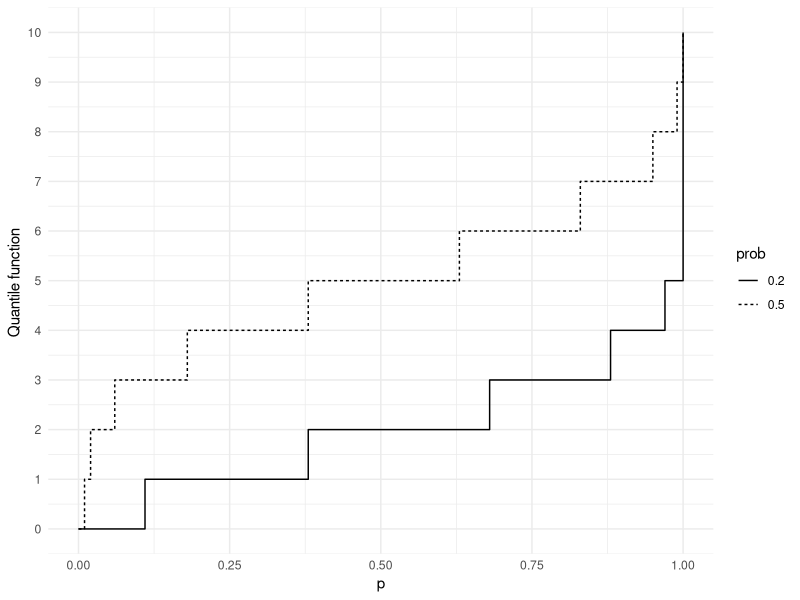
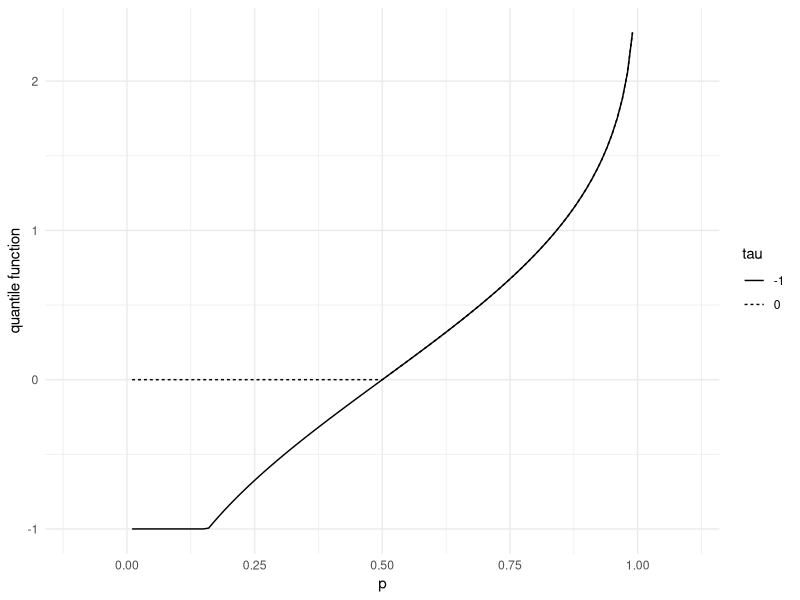
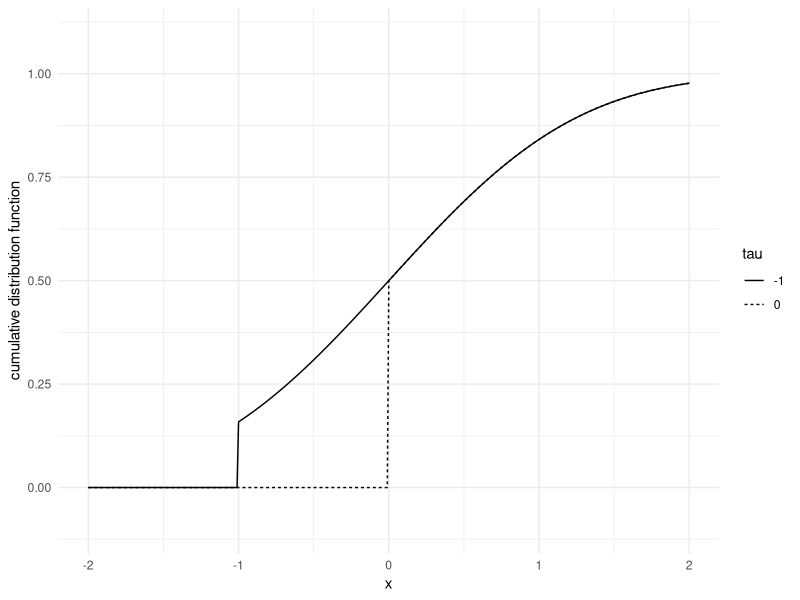
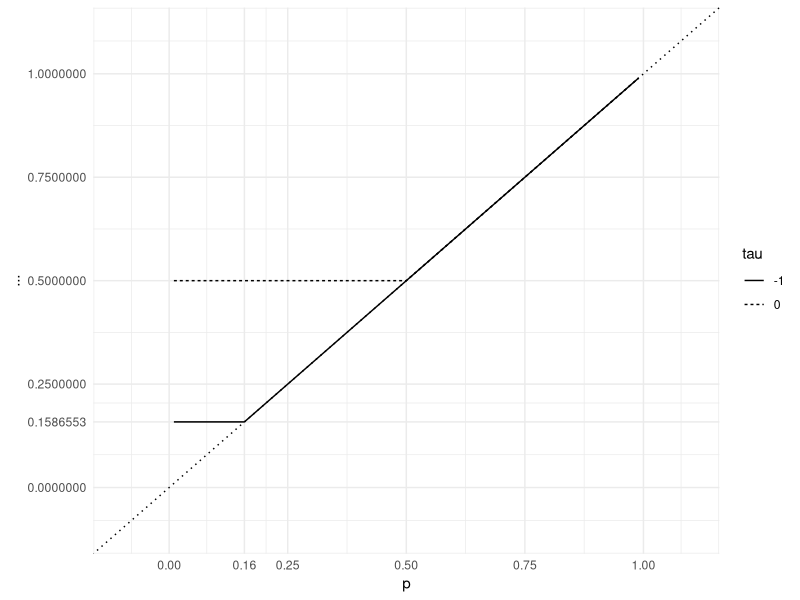
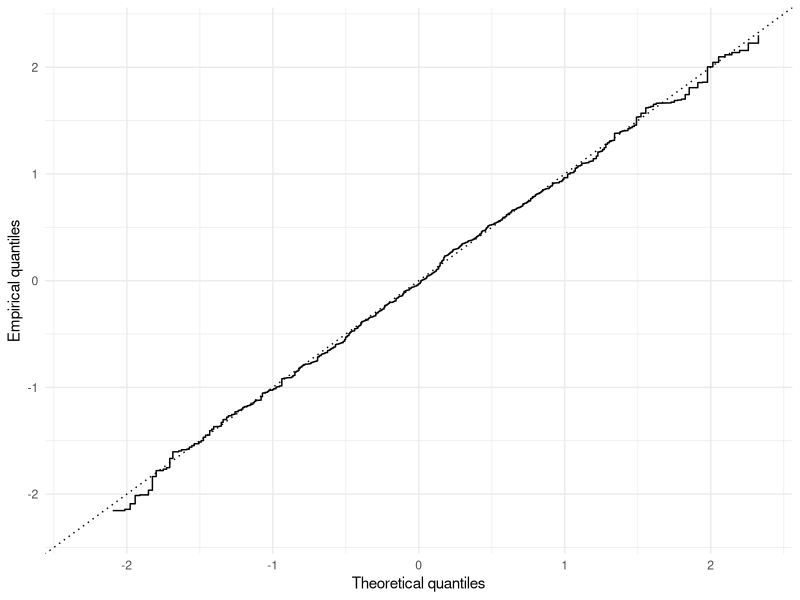

These figures' R source, in order:
## ---- chunk 1
#| echo: false
#| message: false
#| warning: false
#| label: fig-quantiles
#|
#| fig-cap: |
#|    Quantile functions of binomial distributions.
#|
n <- 10
p <- seq(0, 1, by=.01)
probs <-  c(.2,  .5)

df <- as.data.frame(c(list("p"=p),
                      probs |> purrr::map(.f = function(prob) qbinom(p, n, prob))))

names(df) <- c("p", format(probs, digits=2))

df <- tidyr::gather(df, key="prob", value="quantile", -p)

p <- ggplot2::ggplot(data = df) +
     ggplot2::geom_step(mapping=ggplot2::aes(x=p, y=quantile, linetype=prob), color=1, direction = "hv", lineend="butt") +
     ggplot2::xlab("p") +
     ggplot2::ylab("Quantile function ") +
     ggplot2::xlim(xlim = c(-.1, 1.1))  +
     ggplot2::scale_y_continuous(breaks=seq(0,10)) +
     ggplot2::scale_x_continuous(breaks=seq(0, 1, by=.25)) +
     ggplot2::theme_minimal()
p

rm(df, probs, p)
# %%
## ---- chunk 2
#| echo: false
#| message: false
#| warning: false
#| label: fig-quantiles2
#| fig-cap: |
#|   Quantile functions $\max(X, \tau)$ where $X \sim \mathcal{N}(0,1)$ for $\tau \in \{0, 2\}$.  Let $\Phi^\leftarrow$ 
#|   denote the quantile function of $\mathcal{N}(0,1)$. The quantile  function of $\max(X,\tau)$ is 
#|   $\mathbb{I}_{(0,\Phi(\tau)]}(p) \times \tau + \Phi^{\leftarrow}(p) \times \mathbb{I}_{(\Phi(\tau), 1)}(p)= \Phi^{\leftarrow}(p \vee \Phi(\tau))$. 
#|   The two distributions are neither absolutely continuous nor discrete.


# %%
tau <-  c(0,  -1)
df <- tibble::tibble(p=seq(0.01, .99, by=0.01)) |>
      dplyr::mutate(
        '0' = qnorm(pmax(pnorm(0), p)),
        '-1' =qnorm(pmax(pnorm(-1), p))) |>
      tidyr::gather(key="tau", value="quantile", -p)

p <- ggplot2::ggplot(data = df,
                     mapping= ggplot2::aes(x=p, y=quantile, group=tau)) +
  ggplot2::xlab("p") +
  ggplot2::ylab("quantile function") +
  ggplot2::xlim(xlim = c(-0.1, 1.1)) +
  ggplot2::ylim(ylim = c(-1.1, 2.5)) +
  ggplot2::geom_line(ggplot2::aes(linetype=tau)) +
  ggplot2::scale_y_continuous(breaks=seq(-2,10)) +
  ggplot2::scale_x_continuous(breaks=seq(0, 1, by=.25), limits=c(-0.1, 1.1)) +
  ggplot2::theme_minimal()

p

rm(df, tau, p)
# %%
## ---- chunk 3
#| echo: false
#| message: false
#| warning: false
#| label: fig-quantiles3
#| fig-cap: |
#|   Cumulative distribution functions for the probability distributions illustrated in [Figure @fig-quantiles2]

df2 <- tibble::tibble(x=seq(-2, 2, by=0.01)) |>
      dplyr::mutate('0' = ifelse(x<0, 0, pnorm(x)),
             '-1' = ifelse(x< (-1), 0, pnorm(x))) |>
      tidyr::gather(key="tau", value="cdf", -x)

q <- ggplot2::ggplot(data = df2,
                     mapping= ggplot2::aes(x=x, y=cdf, group=tau)) +
  ggplot2::xlab("x") +
  ggplot2::ylab("cumulative distribution function") +
  ggplot2::geom_line(ggplot2::aes(linetype=tau)) +
  ggplot2::scale_x_continuous(breaks=seq(-2, 2, by=1.), limits=c(-2, 2)) +
  ggplot2::scale_y_continuous(breaks=seq(0, 1, by=.25), limits=c(-0.1, 1.1)) +
  ggplot2::theme_minimal()

q

rm(df2, q)
## ---- chunk 4
#| echo: false
#| message: false
#| warning: false
#| label: fig-quantiles4
#| fig-cap: |
#|   Representation of $F \circ F^{\leftarrow}$ for the probability distributions illustrated in [Figures @fig-quantiles2]  and [@fig-quantiles3]. 
#|   The function $F \circ F^{\leftarrow}$ always lies above the line $y=x$ (dotted line) as prescribed in [Proposition @prp-quantilekit]. 
#|   Plateaux that lie strictly above the dotted line are in correspondence with  jumps of the quantile function.
#| 

df <- tibble::tibble(p=seq(0.01, .99, by=0.001)) |>
      dplyr::mutate(tau0 = qnorm(pmax(pnorm(0), p)),
             tau1 =qnorm(pmax(pnorm(-1), p))) |>
      dplyr::mutate('0' = ifelse(tau0<=0, pnorm(0), pnorm(tau0)),
             '-1' = ifelse(tau1<=(-1), pnorm(-1), pnorm(tau1))) |>
      dplyr::select(-dplyr::starts_with('tau')) |>
      tidyr::gather(key="tau", value="value", -p)

p <- ggplot2::ggplot(data = df,
                     mapping= ggplot2::aes(x=p, y=value, group=tau)) +
  ggplot2::xlab("p") +
  ggplot2::ylab("...") +
  ggplot2::geom_line(ggplot2::aes(linetype=tau)) +
  ggplot2::scale_y_continuous(breaks=c(0, pnorm(-1), .25, .5, .75, 1.), limits=c(-0.1, 1.1)) +
  ggplot2::scale_x_continuous(breaks=c(0, pnorm(-1), .25, .5, .75, 1.),
                              labels=format(c(0, pnorm(-1), .25, .5, .75, 1.), digits=2),
                              limits=c(-0.1, 1.1)) +
  ggplot2::geom_abline(slope=1, intercept=0, linetype=81) +
  ggplot2::theme_minimal()

p

rm(df, p)

## ---- chunk 5
#| echo: false
#| message: false
#| warning: false
#| label: fig-qqplot
#|
#| fig-cap: |
#|   Quantile-Quantile plot (QQ-plot). This is a popular device for comparing two probability distributions on the real line defined 
#|   by their cumulative distributions $F$ and $G$. The QQ-plot consists in plotting function $G^{\leftarrow} \circ F$. 
#|   If the two distributions are the same, the line $y = G^{\leftarrow} \circ F(x)$ should lie 
#|   below $y=x$ (according to [Proposition @prp-quantilekit]), and should even coincide with the diagonal 
#|   if $F=G$ is continuous and increasing. Here $F$ is the cumulative distribution function of $\mathcal{N}(0,1)$. 
#|   And $G$ is the empirical distribution of a sample of size $500$ of $\mathcal{N}(0,1)$.

n <- 500
sample <- sort(rnorm(n))
p <- seq(.01, .99, by=1/n)
df <- tibble::tibble('x'=qnorm(p),
                     'y'=quantile(sample, p, type=1))

q <- ggplot2::ggplot(data = df) +
     ggplot2::geom_step(mapping=ggplot2::aes(x=x, y=y), color=1, direction = "hv", lineend="butt") +
     ggplot2::geom_abline(slope=1, intercept=0, linetype="dotted") +
     ggplot2::ylim(range(df[["x"]])) +
     ggplot2::xlab("Theoretical quantiles") +
     ggplot2::ylab("Empirical quantiles") +
     ggplot2::theme_minimal()
q

rm(n, sample, p, df, q)
# %%
